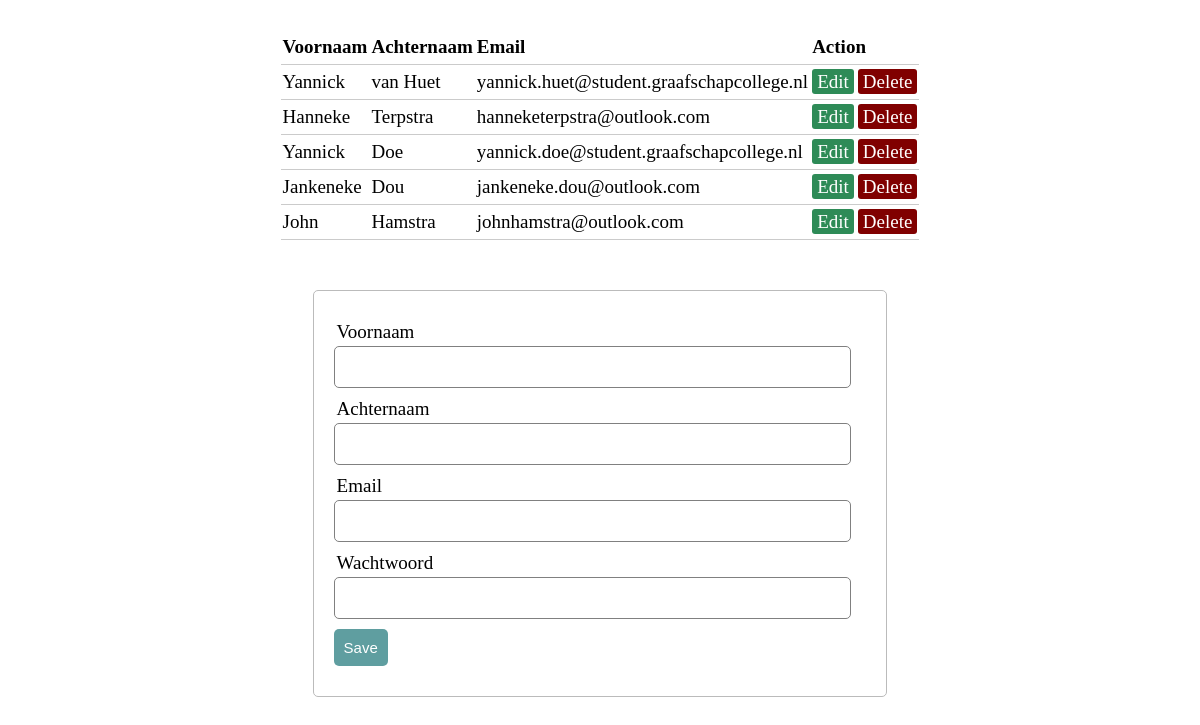
The page / on the database its author committed.
### tables this page shows
CREATE TABLE `users` (
  `id` int(255) NOT NULL,
  `firstName` varchar(255) NOT NULL,
  `lastName` varchar(255) NOT NULL,
  `email` varchar(255) NOT NULL,
  `password` varchar(255) NOT NULL,
  `admin` tinyint(1) NOT NULL
);

### server.php (called while the page is built, shortened)
<?php
$update = false;

### index.php (the view, shortened to what this page needs)
<?php  include('server.php'); ?>
<?php
$firstName = '';
$lastName = '';
$email = '';
$password = '';
?>
<!DOCTYPE html>
<html>
<head>
    <link rel="stylesheet" type="text/css" href="style.css">
</head>
<body>
<?php
$users = $db->query("SELECT * FROM users");
?>
<table>
    <thead>
    <tr>
        <th>Voornaam</th>
        <th>Achternaam</th>
        <th>Email</th>
        <th colspan="2">Action</th>
    </tr>
    </thead>
    <?php while ($row = $users->fetch_assoc()) { ?>
        <tr>
            <td><?php echo $row['firstName']; ?></td>
            <td><?php echo $row['lastName']; ?></td>
            <td><?php echo $row['email']; ?></td>
            <td>
                <a href="index.php?edit=<?php echo $row['id']; ?>" class="edit_btn" >Edit</a>
            </td>
            <td>
                <a href="server.php?del=<?php echo $row['id']; ?>" class="del_btn">Delete</a>
            </td>
        </tr>
    <?php } ?>
</table>
<form method="post" action="server.php">
    <div class="input-group">
        <label>Voornaam</label>
        <input type="text" name="firstName" value="<?php echo $firstName; ?>">
    </div>
    <div class="input-group">
        <label>Achternaam</label>
        <input type="text" name="lastName" value="<?php echo $lastName; ?>">
    </div>
    <div class="input-group">
        <label>Email</label>
        <input type="email" name="email" value="<?php echo $email; ?>">
    </div>
    <div class="input-group">
        <label>Wachtwoord</label>
        <input type="password" name="password" value="<?php echo $password; ?>">
    </div>
    <div class="input-group">
        <?php if ($update == true): ?>
            <button class="btn" type="submit" name="update" style="background: #556B2F;" >update</button>
        <?php else: ?>
            <button class="btn" type="submit" name="save" >Save</button>
        <?php endif ?>
    </div>
</form>
</body>
</html>

### style.css (style rules this page uses)
body { font-size: 19px; }
table { width: 50%; margin: 30px auto; border-collapse: collapse; text-align: left; }
tr { border-bottom: 1px solid #cbcbcb; }
th, td { border: none; height: 30px; padding: 2px; }
form { width: 45%; margin: 50px auto; text-align: left; padding: 20px; border: 1px solid #bbbbbb; border-radius: 5px; }
.input-group { margin: 10px 0px 10px 0px; }
.input-group label { display: block; text-align: left; margin: 3px; }
.input-group input { height: 30px; width: 93%; padding: 5px 10px; font-size: 16px; border-radius: 5px; border: 1px solid gray; }
.btn { padding: 10px; font-size: 15px; color: white; background: #5F9EA0; border: none; border-radius: 5px; }
.edit_btn { text-decoration: none; padding: 2px 5px; background: #2E8B57; color: white; border-radius: 3px; }
.del_btn { text-decoration: none; padding: 2px 5px; color: white; border-radius: 3px; background: #800000; }

### rows shown on the page
users: firstName "Yannick", lastName "van Huet", email "yannick.huet@student.graafschapcollege.nl"
users: firstName "Hanneke", lastName "Terpstra", email "hanneketerpstra@outlook.com"
users: firstName "Yannick", lastName "Doe", email "yannick.doe@student.graafschapcollege.nl"
users: firstName "Jankeneke", lastName "Dou", email "jankeneke.dou@outlook.com"
users: firstName "John", lastName "Hamstra", email "johnhamstra@outlook.com"
